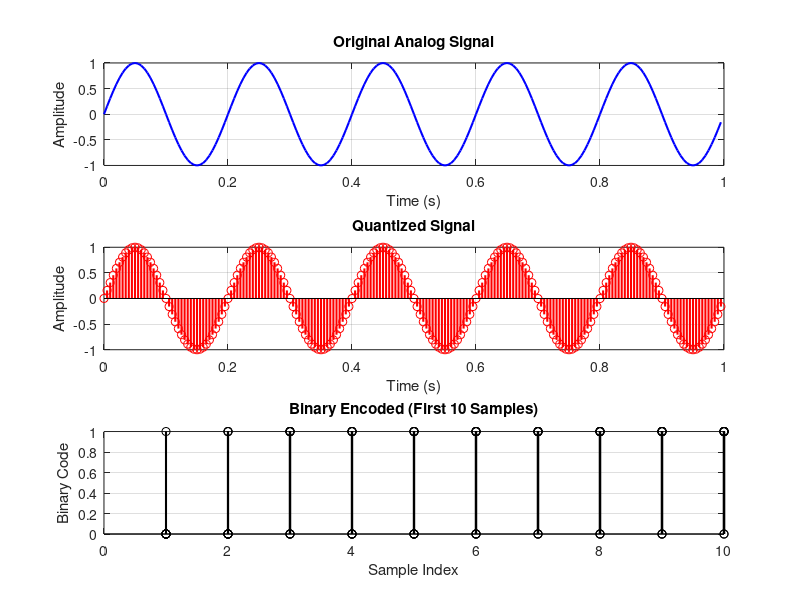

Source code (MATLAB):
% Step 1: Define Parameters
Fs = 1000;               
t = 0:5/Fs:1-1/Fs;       
f =5 ;                   
A = 1;                   
% Step 2: Generate an Analog Signal (Sine Wave)
analogSignal = A * sin(2 * pi * f * t);

% Step 3: Quantization Parameters
numBits = 10;             % Number of bits for quantization
L = 2^numBits;           % Number of quantization levels
minVal = min(analogSignal); % Minimum value of signal
maxVal = max(analogSignal); % Maximum value of signal

% Step 4: Quantize the Signal
quantizedSignal = round((analogSignal - minVal) / (maxVal - minVal) * (L - 1));
quantizedSignal = quantizedSignal / (L - 1) * (maxVal - minVal) + minVal;

% Step 5: Encode to Binary
binaryEncoded = de2bi(round((analogSignal - minVal) / (maxVal - minVal) * (L - 1)), numBits, 'left-msb');
% Step 6: Plot the Results
figure;

% Original Signal
subplot(3,1,1);
plot(t, analogSignal, 'b', 'LineWidth', 1.5);
title('Original Analog Signal');
xlabel('Time (s)');
ylabel('Amplitude');
grid on;

% Quantized Signal
subplot(3,1,2);
stem(t, quantizedSignal, 'r', 'LineWidth', 1.5);
title('Quantized Signal');
xlabel('Time (s)');
ylabel('Amplitude');

grid on;
% Binary Encoded Signal (Example for First Few Bits)
subplot(3,1,3);
stem(binaryEncoded(1:10,:), 'k', 'LineWidth', 1.5);
title('Binary Encoded (First 10 Samples)');
xlabel('Sample Index');
ylabel('Binary Code');
grid on;

disp('Binary Encoded Signal (First 10 Samples):');
disp(binaryEncoded(1:10,:));
